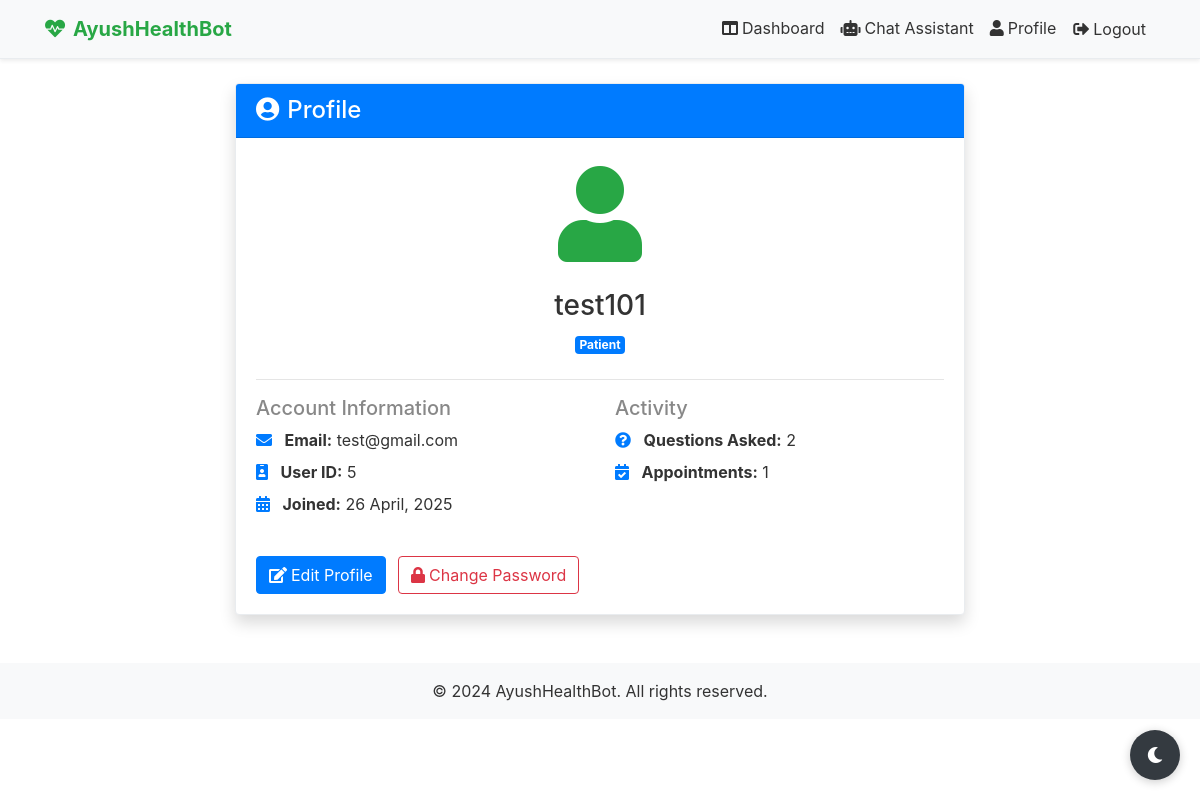
/auth/profile (signed in), run on the app's committed database.
### models.py (models this page shows, shortened)
class User(UserMixin, db.Model):
    __tablename__ = 'users'
    id = db.Column(db.Integer, primary_key=True)
    username = db.Column(db.String(80), unique=True, nullable=False)
    email = db.Column(db.String(120), unique=True, nullable=False)
    password_hash = db.Column(db.String(128))
    role = db.Column(db.String(20), nullable=False, default='patient')  # 'patient' or 'doctor'
    specialization = db.Column(db.String(50))  # Only for doctors
    created_at = db.Column(db.DateTime, default=datetime.utcnow, nullable=True)
    questions_asked = db.relationship('Question', backref='patient', lazy=True, foreign_keys='Question.patient_id')
    questions_answered = db.relationship('Question', backref='doctor', lazy=True, foreign_keys='Question.doctor_id')
    appointments_patient = db.relationship('Appointment', backref='patient', lazy=True, foreign_keys='Appointment.patient_id')
    appointments_doctor = db.relationship('Appointment', backref='doctor', lazy=True, foreign_keys='Appointment.doctor_id')
    @property
    def is_authenticated(self):
        return True

### auth.py (the view)
@auth.route('/profile')
@login_required
def profile():
    return render_template('profile.html', user=current_user)

### app.py (called while the page is built)
@login_manager.user_loader
def load_user(user_id):
    return User.query.get(int(user_id))

### templates/profile.html (shortened to what this page needs)
{% extends "base.html" %}
{% block content %}
<div class="container mt-4">
    <div class="row">
        <div class="col-lg-8 mx-auto">
            <div class="card shadow">
                <div class="card-header bg-primary text-white">
                    <h4 class="mb-0">
                        <i class="fas fa-user-circle mr-2"></i>Profile
                    </h4>
                </div>
                <div class="card-body">
                    <div class="text-center mb-4">
                        {% if user.role == 'doctor' %}
                            <div class="display-1 text-primary mb-3">
                                <i class="fas fa-user-md"></i>
                            </div>
                            <h3>Dr. {{ user.username }}</h3>
                            <span class="badge badge-info">{{ user.specialization|title }}</span>
                        {% else %}
                            <div class="display-1 text-success mb-3">
                                <i class="fas fa-user"></i>
                            </div>
                            <h3>{{ user.username }}</h3>
                            <span class="badge badge-primary">Patient</span>
                        {% endif %}
                    </div>
                    <hr>
                    <div class="row">
                        <div class="col-md-6">
                            <h5 class="text-muted">Account Information</h5>
                            <ul class="list-unstyled">
                                <li class="mb-2">
                                    <i class="fas fa-envelope text-primary mr-2"></i>
                                    <strong>Email:</strong> {{ user.email }}
                                </li>
                                <li class="mb-2">
                                    <i class="fas fa-id-badge text-primary mr-2"></i>
                                    <strong>User ID:</strong> {{ user.id }}
                                </li>
                                <li class="mb-2">
                                    <i class="fas fa-calendar-alt text-primary mr-2"></i>
                                    <strong>Joined:</strong> {{ user.created_at.strftime('%d %B, %Y') if user.created_at else 'N/A' }}
                                </li>
                            </ul>
                        </div>
                        <div class="col-md-6">
                            <h5 class="text-muted">Activity</h5>
                            <ul class="list-unstyled">
                                {% if user.role == 'patient' %}
                                    <li class="mb-2">
                                        <i class="fas fa-question-circle text-primary mr-2"></i>
                                        <strong>Questions Asked:</strong> {{ user.questions_asked|length }}
                                    </li>
                                    <li class="mb-2">
                                        <i class="fas fa-calendar-check text-primary mr-2"></i>
                                        <strong>Appointments:</strong> {{ user.appointments_patient|length }}
                                    </li>
                                {% endif %}
                            </ul>
                        </div>
                    </div>
                    <div class="mt-4">
                        <button class="btn btn-primary" data-toggle="modal" data-target="#editProfileModal">
                            <i class="fas fa-edit mr-1"></i>Edit Profile
                        </button>
                        <button class="btn btn-outline-danger ml-2" data-toggle="modal" data-target="#changePasswordModal">
                            <i class="fas fa-lock mr-1"></i>Change Password
                        </button>
                    </div>
                </div>
            </div>
        </div>
    </div>
</div>
{% endblock %}

### templates/base.html (style rules this page uses)
:root { --primary-color: #28a745; --secondary-color: #6c757d; --background-color: #ffffff; --text-color: #333333; --card-bg: #ffffff; --border-color: #e9ecef; --dark-mode-toggle-bg: #343a40; --dark-mode-toggle-color: #ffffff; --navbar-bg: #f8f9fa; --navbar-color: #333333; --input-bg: #ffffff; --input-color: #333333; --footer-bg: #f8f9fa; }
body { background-color: var(--background-color); color: var(--text-color); transition: background-color 0.3s ease, color 0.3s ease; }
.card, .modal-content { background-color: var(--card-bg); color: var(--text-color); border-color: var(--border-color); }
.text-muted { color: #888 !important; }

### data on the page
User: username "test101", email "test@gmail.com", id "5", created_at "26 April, 2025"

### other printed values
{{ user.questions_asked|length }} "2"
{{ user.appointments_patient|length }} "1"
